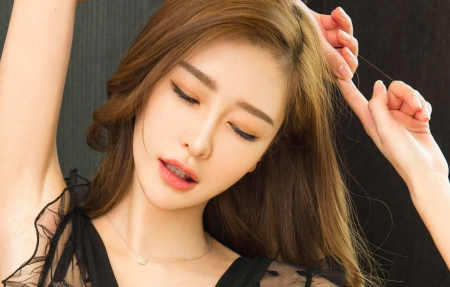
#> input picture Opencv/图片操作/hzz.jpg, 450 x 287 px
$ python '图片镜像.py'
#> lines starting #> are read from the running program, lines starting #| are printed output that depends on the picture; after the words box and inside, x2 and y2 are one past the last pixel; in counts of white or black regions, pixels touching at a corner belong together
import cv2
import numpy as np
img = cv2.imread('hzz.jpg', 1)
#> img is the input picture: shape (287, 450, 3); mean B, G, R 87.2, 111.2, 141.2
cv2.imshow('src', img)
imgInfo = img.shape
#> imgInfo = (287, 450, 3)
dst = np.zeros(img.shape, np.uint8)
height = imgInfo[0]
#> height = 287
width = imgInfo[1]
#> width = 450
deep = imgInfo[2]
#> deep = 3
newImgInfo = (height*2, width, deep)
#> newImgInfo = (574, 450, 3)
dst = np.zeros(newImgInfo, np.uint8)  #空白模板
for i in range(0, height):
    for j in range(0, width):
        dst[i, j] = img[i, j]
        #x y = 2*h - y -1
        dst[height*2 - i - 1, j] = img[i, j]
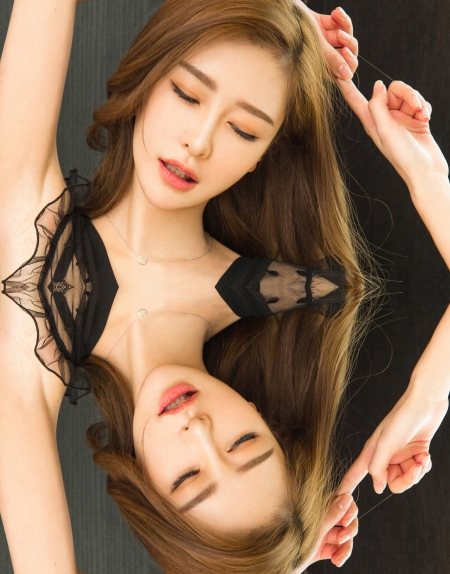
#> dst: shape (574, 450, 3); mean B, G, R 87.2, 111.2, 141.2
for i in range(0, width):
    dst[height, i] = (0, 0, 255) #BGR    中间绘制红线
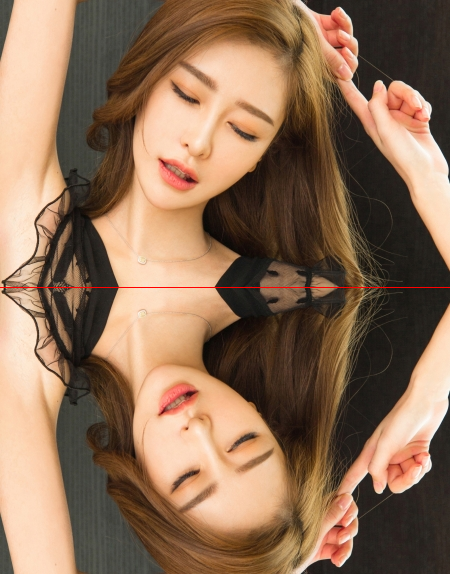
#> dst: shape (574, 450, 3); 0.17% of pixels changed, all inside (x1, y1, x2, y2) = (0, 287, 450, 288)
cv2.imshow('dst', dst)
cv2.waitKey(0)
